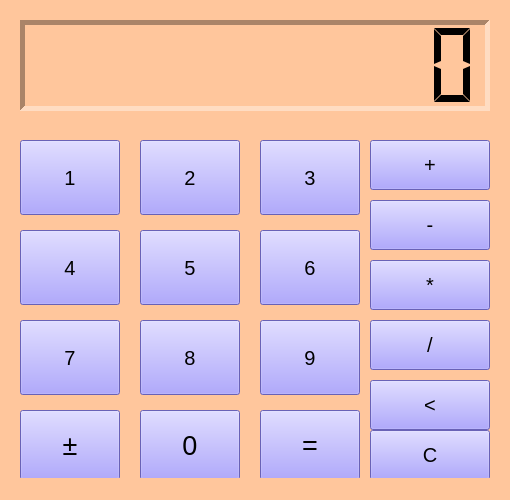
<?xml version="1.0" encoding="UTF-8"?>
<ui version="4.0">
 <class>kalkuliktor</class>
 <widget class="QMainWindow" name="kalkuliktor">
  <property name="geometry">
   <rect>
    <x>0</x>
    <y>0</y>
    <width>510</width>
    <height>500</height>
   </rect>
  </property>
  <property name="windowTitle">
   <string>Калькулятор</string>
  </property>
  <property name="styleSheet">
   <string notr="true">color: rgb(0, 0, 0);
background-color: rgb(255, 198, 156);</string>
  </property>
  <widget class="QWidget" name="centralwidget">
   <property name="palette">
    <palette>
     <active>
      <colorrole role="WindowText">
       <brush brushstyle="SolidPattern">
        <color alpha="255">
         <red>0</red>
         <green>0</green>
         <blue>0</blue>
        </color>
       </brush>
      </colorrole>
      <colorrole role="Button">
       <brush brushstyle="SolidPattern">
        <color alpha="255">
         <red>255</red>
         <green>198</green>
         <blue>156</blue>
        </color>
       </brush>
      </colorrole>
      <colorrole role="Light">
       <brush brushstyle="SolidPattern">
        <color alpha="255">
         <red>127</red>
         <green>213</green>
         <blue>255</blue>
        </color>
       </brush>
      </colorrole>
      <colorrole role="Midlight">
       <brush brushstyle="SolidPattern">
        <color alpha="255">
         <red>63</red>
         <green>191</green>
         <blue>255</blue>
        </color>
       </brush>
      </colorrole>
      <colorrole role="Dark">
       <brush brushstyle="SolidPattern">
        <color alpha="255">
         <red>0</red>
         <green>85</green>
         <blue>127</blue>
        </color>
       </brush>
      </colorrole>
      <colorrole role="Mid">
       <brush brushstyle="SolidPattern">
        <color alpha="255">
         <red>0</red>
         <green>113</green>
         <blue>170</blue>
        </color>
       </brush>
      </colorrole>
      <colorrole role="Text">
       <brush brushstyle="SolidPattern">
        <color alpha="255">
         <red>0</red>
         <green>0</green>
         <blue>0</blue>
        </color>
       </brush>
      </colorrole>
      <colorrole role="BrightText">
       <brush brushstyle="SolidPattern">
        <color alpha="255">
         <red>255</red>
         <green>255</green>
         <blue>255</blue>
        </color>
       </brush>
      </colorrole>
      <colorrole role="ButtonText">
       <brush brushstyle="SolidPattern">
        <color alpha="255">
         <red>0</red>
         <green>0</green>
         <blue>0</blue>
        </color>
       </brush>
      </colorrole>
      <colorrole role="Base">
       <brush brushstyle="SolidPattern">
        <color alpha="255">
         <red>255</red>
         <green>198</green>
         <blue>156</blue>
        </color>
       </brush>
      </colorrole>
      <colorrole role="Window">
       <brush brushstyle="SolidPattern">
        <color alpha="255">
         <red>255</red>
         <green>198</green>
         <blue>156</blue>
        </color>
       </brush>
      </colorrole>
      <colorrole role="Shadow">
       <brush brushstyle="SolidPattern">
        <color alpha="255">
         <red>0</red>
         <green>0</green>
         <blue>0</blue>
        </color>
       </brush>
      </colorrole>
      <colorrole role="AlternateBase">
       <brush brushstyle="SolidPattern">
        <color alpha="255">
         <red>127</red>
         <green>212</green>
         <blue>255</blue>
        </color>
       </brush>
      </colorrole>
      <colorrole role="ToolTipBase">
       <brush brushstyle="SolidPattern">
        <color alpha="255">
         <red>255</red>
         <green>255</green>
         <blue>220</blue>
        </color>
       </brush>
      </colorrole>
      <colorrole role="ToolTipText">
       <brush brushstyle="SolidPattern">
        <color alpha="255">
         <red>0</red>
         <green>0</green>
         <blue>0</blue>
        </color>
       </brush>
      </colorrole>
      <colorrole role="PlaceholderText">
       <brush brushstyle="NoBrush">
        <color alpha="128">
         <red>0</red>
         <green>0</green>
         <blue>0</blue>
        </color>
       </brush>
      </colorrole>
     </active>
     <inactive>
      <colorrole role="WindowText">
       <brush brushstyle="SolidPattern">
        <color alpha="255">
         <red>0</red>
         <green>0</green>
         <blue>0</blue>
        </color>
       </brush>
      </colorrole>
      <colorrole role="Button">
       <brush brushstyle="SolidPattern">
        <color alpha="255">
         <red>255</red>
         <green>198</green>
         <blue>156</blue>
        </color>
       </brush>
      </colorrole>
      <colorrole role="Light">
       <brush brushstyle="SolidPattern">
        <color alpha="255">
         <red>127</red>
         <green>213</green>
         <blue>255</blue>
        </color>
       </brush>
      </colorrole>
      <colorrole role="Midlight">
       <brush brushstyle="SolidPattern">
        <color alpha="255">
         <red>63</red>
         <green>191</green>
         <blue>255</blue>
        </color>
       </brush>
      </colorrole>
      <colorrole role="Dark">
       <brush brushstyle="SolidPattern">
        <color alpha="255">
         <red>0</red>
         <green>85</green>
         <blue>127</blue>
        </color>
       </brush>
      </colorrole>
      <colorrole role="Mid">
       <brush brushstyle="SolidPattern">
        <color alpha="255">
         <red>0</red>
         <green>113</green>
         <blue>170</blue>
        </color>
       </brush>
      </colorrole>
      <colorrole role="Text">
       <brush brushstyle="SolidPattern">
        <color alpha="255">
         <red>0</red>
         <green>0</green>
         <blue>0</blue>
        </color>
       </brush>
      </colorrole>
      <colorrole role="BrightText">
       <brush brushstyle="SolidPattern">
        <color alpha="255">
         <red>255</red>
         <green>255</green>
         <blue>255</blue>
        </color>
       </brush>
      </colorrole>
      <colorrole role="ButtonText">
       <brush brushstyle="SolidPattern">
        <color alpha="255">
         <red>0</red>
         <green>0</green>
         <blue>0</blue>
        </color>
       </brush>
      </colorrole>
      <colorrole role="Base">
       <brush brushstyle="SolidPattern">
        <color alpha="255">
         <red>255</red>
         <green>198</green>
         <blue>156</blue>
        </color>
       </brush>
      </colorrole>
      <colorrole role="Window">
       <brush brushstyle="SolidPattern">
        <color alpha="255">
         <red>255</red>
         <green>198</green>
         <blue>156</blue>
        </color>
       </brush>
      </colorrole>
      <colorrole role="Shadow">
       <brush brushstyle="SolidPattern">
        <color alpha="255">
         <red>0</red>
         <green>0</green>
         <blue>0</blue>
        </color>
       </brush>
      </colorrole>
      <colorrole role="AlternateBase">
       <brush brushstyle="SolidPattern">
        <color alpha="255">
         <red>127</red>
         <green>212</green>
         <blue>255</blue>
        </color>
       </brush>
      </colorrole>
      <colorrole role="ToolTipBase">
       <brush brushstyle="SolidPattern">
        <color alpha="255">
         <red>255</red>
         <green>255</green>
         <blue>220</blue>
        </color>
       </brush>
      </colorrole>
      <colorrole role="ToolTipText">
       <brush brushstyle="SolidPattern">
        <color alpha="255">
         <red>0</red>
         <green>0</green>
         <blue>0</blue>
        </color>
       </brush>
      </colorrole>
      <colorrole role="PlaceholderText">
       <brush brushstyle="NoBrush">
        <color alpha="128">
         <red>0</red>
         <green>0</green>
         <blue>0</blue>
        </color>
       </brush>
      </colorrole>
     </inactive>
     <disabled>
      <colorrole role="WindowText">
       <brush brushstyle="SolidPattern">
        <color alpha="255">
         <red>0</red>
         <green>0</green>
         <blue>0</blue>
        </color>
       </brush>
      </colorrole>
      <colorrole role="Button">
       <brush brushstyle="SolidPattern">
        <color alpha="255">
         <red>255</red>
         <green>198</green>
         <blue>156</blue>
        </color>
       </brush>
      </colorrole>
      <colorrole role="Light">
       <brush brushstyle="SolidPattern">
        <color alpha="255">
         <red>127</red>
         <green>213</green>
         <blue>255</blue>
        </color>
       </brush>
      </colorrole>
      <colorrole role="Midlight">
       <brush brushstyle="SolidPattern">
        <color alpha="255">
         <red>63</red>
         <green>191</green>
         <blue>255</blue>
        </color>
       </brush>
      </colorrole>
      <colorrole role="Dark">
       <brush brushstyle="SolidPattern">
        <color alpha="255">
         <red>0</red>
         <green>85</green>
         <blue>127</blue>
        </color>
       </brush>
      </colorrole>
      <colorrole role="Mid">
       <brush brushstyle="SolidPattern">
        <color alpha="255">
         <red>0</red>
         <green>113</green>
         <blue>170</blue>
        </color>
       </brush>
      </colorrole>
      <colorrole role="Text">
       <brush brushstyle="SolidPattern">
        <color alpha="255">
         <red>0</red>
         <green>0</green>
         <blue>0</blue>
        </color>
       </brush>
      </colorrole>
      <colorrole role="BrightText">
       <brush brushstyle="SolidPattern">
        <color alpha="255">
         <red>255</red>
         <green>255</green>
         <blue>255</blue>
        </color>
       </brush>
      </colorrole>
      <colorrole role="ButtonText">
       <brush brushstyle="SolidPattern">
        <color alpha="255">
         <red>0</red>
         <green>0</green>
         <blue>0</blue>
        </color>
       </brush>
      </colorrole>
      <colorrole role="Base">
       <brush brushstyle="SolidPattern">
        <color alpha="255">
         <red>255</red>
         <green>198</green>
         <blue>156</blue>
        </color>
       </brush>
      </colorrole>
      <colorrole role="Window">
       <brush brushstyle="SolidPattern">
        <color alpha="255">
         <red>255</red>
         <green>198</green>
         <blue>156</blue>
        </color>
       </brush>
      </colorrole>
      <colorrole role="Shadow">
       <brush brushstyle="SolidPattern">
        <color alpha="255">
         <red>0</red>
         <green>0</green>
         <blue>0</blue>
        </color>
       </brush>
      </colorrole>
      <colorrole role="AlternateBase">
       <brush brushstyle="SolidPattern">
        <color alpha="255">
         <red>0</red>
         <green>170</green>
         <blue>255</blue>
        </color>
       </brush>
      </colorrole>
      <colorrole role="ToolTipBase">
       <brush brushstyle="SolidPattern">
        <color alpha="255">
         <red>255</red>
         <green>255</green>
         <blue>220</blue>
        </color>
       </brush>
      </colorrole>
      <colorrole role="ToolTipText">
       <brush brushstyle="SolidPattern">
        <color alpha="255">
         <red>0</red>
         <green>0</green>
         <blue>0</blue>
        </color>
       </brush>
      </colorrole>
      <colorrole role="PlaceholderText">
       <brush brushstyle="NoBrush">
        <color alpha="128">
         <red>0</red>
         <green>0</green>
         <blue>0</blue>
        </color>
       </brush>
      </colorrole>
     </disabled>
    </palette>
   </property>
   <widget class="QPushButton" name="k_1">
    <property name="geometry">
     <rect>
      <x>20</x>
      <y>140</y>
      <width>100</width>
      <height>75</height>
     </rect>
    </property>
    <property name="font">
     <font>
      <pointsize>15</pointsize>
     </font>
    </property>
    <property name="styleSheet">
     <string notr="true">background-color: rgb(147, 137, 255)</string>
    </property>
    <property name="text">
     <string>1</string>
    </property>
   </widget>
   <widget class="QPushButton" name="k_4">
    <property name="geometry">
     <rect>
      <x>20</x>
      <y>230</y>
      <width>100</width>
      <height>75</height>
     </rect>
    </property>
    <property name="font">
     <font>
      <pointsize>15</pointsize>
     </font>
    </property>
    <property name="styleSheet">
     <string notr="true">background-color: rgb(147, 137, 255)</string>
    </property>
    <property name="text">
     <string>4</string>
    </property>
   </widget>
   <widget class="QPushButton" name="k_7">
    <property name="geometry">
     <rect>
      <x>20</x>
      <y>320</y>
      <width>100</width>
      <height>75</height>
     </rect>
    </property>
    <property name="font">
     <font>
      <pointsize>15</pointsize>
     </font>
    </property>
    <property name="styleSheet">
     <string notr="true">background-color: rgb(147, 137, 255)</string>
    </property>
    <property name="text">
     <string>7</string>
    </property>
   </widget>
   <widget class="QPushButton" name="k_3">
    <property name="geometry">
     <rect>
      <x>260</x>
      <y>140</y>
      <width>100</width>
      <height>75</height>
     </rect>
    </property>
    <property name="font">
     <font>
      <pointsize>15</pointsize>
     </font>
    </property>
    <property name="styleSheet">
     <string notr="true">background-color: rgb(147, 137, 255)</string>
    </property>
    <property name="text">
     <string>3</string>
    </property>
   </widget>
   <widget class="QPushButton" name="k_5">
    <property name="geometry">
     <rect>
      <x>140</x>
      <y>230</y>
      <width>100</width>
      <height>75</height>
     </rect>
    </property>
    <property name="font">
     <font>
      <pointsize>15</pointsize>
     </font>
    </property>
    <property name="styleSheet">
     <string notr="true">background-color: rgb(147, 137, 255)</string>
    </property>
    <property name="text">
     <string>5</string>
    </property>
   </widget>
   <widget class="QPushButton" name="k_8">
    <property name="geometry">
     <rect>
      <x>140</x>
      <y>320</y>
      <width>100</width>
      <height>75</height>
     </rect>
    </property>
    <property name="font">
     <font>
      <pointsize>15</pointsize>
     </font>
    </property>
    <property name="styleSheet">
     <string notr="true">background-color: rgb(147, 137, 255)</string>
    </property>
    <property name="text">
     <string>8</string>
    </property>
   </widget>
   <widget class="QPushButton" name="k_2">
    <property name="geometry">
     <rect>
      <x>140</x>
      <y>140</y>
      <width>100</width>
      <height>75</height>
     </rect>
    </property>
    <property name="font">
     <font>
      <pointsize>15</pointsize>
     </font>
    </property>
    <property name="styleSheet">
     <string notr="true">background-color: rgb(147, 137, 255)</string>
    </property>
    <property name="text">
     <string>2</string>
    </property>
   </widget>
   <widget class="QPushButton" name="k_6">
    <property name="geometry">
     <rect>
      <x>260</x>
      <y>230</y>
      <width>100</width>
      <height>75</height>
     </rect>
    </property>
    <property name="font">
     <font>
      <pointsize>15</pointsize>
     </font>
    </property>
    <property name="styleSheet">
     <string notr="true">background-color: rgb(147, 137, 255)</string>
    </property>
    <property name="text">
     <string>6</string>
    </property>
   </widget>
   <widget class="QPushButton" name="k_9">
    <property name="geometry">
     <rect>
      <x>260</x>
      <y>320</y>
      <width>100</width>
      <height>75</height>
     </rect>
    </property>
    <property name="font">
     <font>
      <pointsize>15</pointsize>
     </font>
    </property>
    <property name="styleSheet">
     <string notr="true">background-color: rgb(147, 137, 255)</string>
    </property>
    <property name="text">
     <string>9</string>
    </property>
   </widget>
   <widget class="QPushButton" name="k_sum">
    <property name="geometry">
     <rect>
      <x>370</x>
      <y>140</y>
      <width>120</width>
      <height>50</height>
     </rect>
    </property>
    <property name="font">
     <font>
      <pointsize>15</pointsize>
     </font>
    </property>
    <property name="styleSheet">
     <string notr="true">background-color: rgb(147, 137, 255);</string>
    </property>
    <property name="text">
     <string>+</string>
    </property>
   </widget>
   <widget class="QPushButton" name="k_vich">
    <property name="geometry">
     <rect>
      <x>370</x>
      <y>200</y>
      <width>120</width>
      <height>50</height>
     </rect>
    </property>
    <property name="palette">
     <palette>
      <active>
       <colorrole role="WindowText">
        <brush brushstyle="SolidPattern">
         <color alpha="255">
          <red>0</red>
          <green>0</green>
          <blue>0</blue>
         </color>
        </brush>
       </colorrole>
       <colorrole role="Button">
        <brush brushstyle="SolidPattern">
         <color alpha="255">
          <red>147</red>
          <green>137</green>
          <blue>255</blue>
         </color>
        </brush>
       </colorrole>
       <colorrole role="Light">
        <brush brushstyle="SolidPattern">
         <color alpha="255">
          <red>255</red>
          <green>255</green>
          <blue>127</blue>
         </color>
        </brush>
       </colorrole>
       <colorrole role="Midlight">
        <brush brushstyle="SolidPattern">
         <color alpha="255">
          <red>255</red>
          <green>255</green>
          <blue>63</blue>
         </color>
        </brush>
       </colorrole>
       <colorrole role="Dark">
        <brush brushstyle="SolidPattern">
         <color alpha="255">
          <red>127</red>
          <green>127</green>
          <blue>0</blue>
         </color>
        </brush>
       </colorrole>
       <colorrole role="Mid">
        <brush brushstyle="SolidPattern">
         <color alpha="255">
          <red>170</red>
          <green>170</green>
          <blue>0</blue>
         </color>
        </brush>
       </colorrole>
       <colorrole role="Text">
        <brush brushstyle="SolidPattern">
         <color alpha="255">
          <red>0</red>
          <green>0</green>
          <blue>0</blue>
         </color>
        </brush>
       </colorrole>
       <colorrole role="BrightText">
        <brush brushstyle="SolidPattern">
         <color alpha="255">
          <red>255</red>
          <green>255</green>
          <blue>255</blue>
         </color>
        </brush>
       </colorrole>
       <colorrole role="ButtonText">
        <brush brushstyle="SolidPattern">
         <color alpha="255">
          <red>0</red>
          <green>0</green>
          <blue>0</blue>
         </color>
        </brush>
       </colorrole>
       <colorrole role="Base">
        <brush brushstyle="SolidPattern">
         <color alpha="255">
          <red>147</red>
          <green>137</green>
          <blue>255</blue>
         </color>
        </brush>
       </colorrole>
       <colorrole role="Window">
        <brush brushstyle="SolidPattern">
         <color alpha="255">
          <red>147</red>
          <green>137</green>
          <blue>255</blue>
         </color>
        </brush>
       </colorrole>
       <colorrole role="Shadow">
        <brush brushstyle="SolidPattern">
         <color alpha="255">
          <red>0</red>
          <green>0</green>
          <blue>0</blue>
         </color>
        </brush>
       </colorrole>
       <colorrole role="AlternateBase">
        <brush brushstyle="SolidPattern">
         <color alpha="255">
          <red>255</red>
          <green>255</green>
          <blue>127</blue>
         </color>
        </brush>
       </colorrole>
       <colorrole role="ToolTipBase">
        <brush brushstyle="SolidPattern">
         <color alpha="255">
          <red>255</red>
          <green>255</green>
          <blue>220</blue>
         </color>
        </brush>
       </colorrole>
       <colorrole role="ToolTipText">
        <brush brushstyle="SolidPattern">
         <color alpha="255">
          <red>0</red>
          <green>0</green>
          <blue>0</blue>
         </color>
        </brush>
       </colorrole>
       <colorrole role="PlaceholderText">
        <brush brushstyle="NoBrush">
         <color alpha="128">
          <red>0</red>
          <green>0</green>
          <blue>0</blue>
         </color>
        </brush>
       </colorrole>
      </active>
      <inactive>
       <colorrole role="WindowText">
        <brush brushstyle="SolidPattern">
         <color alpha="255">
          <red>0</red>
          <green>0</green>
          <blue>0</blue>
         </color>
        </brush>
       </colorrole>
       <colorrole role="Button">
        <brush brushstyle="SolidPattern">
         <color alpha="255">
          <red>147</red>
          <green>137</green>
          <blue>255</blue>
         </color>
        </brush>
       </colorrole>
       <colorrole role="Light">
        <brush brushstyle="SolidPattern">
         <color alpha="255">
          <red>255</red>
          <green>255</green>
          <blue>127</blue>
         </color>
        </brush>
       </colorrole>
       <colorrole role="Midlight">
        <brush brushstyle="SolidPattern">
         <color alpha="255">
          <red>255</red>
          <green>255</green>
          <blue>63</blue>
         </color>
        </brush>
       </colorrole>
       <colorrole role="Dark">
        <brush brushstyle="SolidPattern">
         <color alpha="255">
          <red>127</red>
          <green>127</green>
          <blue>0</blue>
         </color>
        </brush>
       </colorrole>
       <colorrole role="Mid">
        <brush brushstyle="SolidPattern">
         <color alpha="255">
          <red>170</red>
          <green>170</green>
          <blue>0</blue>
         </color>
        </brush>
       </colorrole>
       <colorrole role="Text">
        <brush brushstyle="SolidPattern">
         <color alpha="255">
          <red>0</red>
          <green>0</green>
          <blue>0</blue>
         </color>
        </brush>
       </colorrole>
       <colorrole role="BrightText">
        <brush brushstyle="SolidPattern">
         <color alpha="255">
          <red>255</red>
          <green>255</green>
          <blue>255</blue>
         </color>
        </brush>
       </colorrole>
       <colorrole role="ButtonText">
        <brush brushstyle="SolidPattern">
         <color alpha="255">
          <red>0</red>
          <green>0</green>
          <blue>0</blue>
         </color>
        </brush>
       </colorrole>
       <colorrole role="Base">
        <brush brushstyle="SolidPattern">
         <color alpha="255">
          <red>147</red>
          <green>137</green>
          <blue>255</blue>
         </color>
        </brush>
       </colorrole>
       <colorrole role="Window">
        <brush brushstyle="SolidPattern">
         <color alpha="255">
          <red>147</red>
          <green>137</green>
          <blue>255</blue>
         </color>
        </brush>
       </colorrole>
       <colorrole role="Shadow">
        <brush brushstyle="SolidPattern">
         <color alpha="255">
          <red>0</red>
          <green>0</green>
          <blue>0</blue>
         </color>
        </brush>
       </colorrole>
       <colorrole role="AlternateBase">
        <brush brushstyle="SolidPattern">
         <color alpha="255">
          <red>255</red>
          <green>255</green>
          <blue>127</blue>
         </color>
        </brush>
       </colorrole>
       <colorrole role="ToolTipBase">
        <brush brushstyle="SolidPattern">
         <color alpha="255">
          <red>255</red>
          <green>255</green>
          <blue>220</blue>
         </color>
        </brush>
       </colorrole>
       <colorrole role="ToolTipText">
        <brush brushstyle="SolidPattern">
         <color alpha="255">
          <red>0</red>
          <green>0</green>
          <blue>0</blue>
         </color>
        </brush>
       </colorrole>
       <colorrole role="PlaceholderText">
        <brush brushstyle="NoBrush">
         <color alpha="128">
          <red>0</red>
          <green>0</green>
          <blue>0</blue>
         </color>
        </brush>
       </colorrole>
      </inactive>
      <disabled>
       <colorrole role="WindowText">
        <brush brushstyle="SolidPattern">
         <color alpha="255">
          <red>0</red>
          <green>0</green>
          <blue>0</blue>
         </color>
        </brush>
       </colorrole>
       <colorrole role="Button">
        <brush brushstyle="SolidPattern">
         <color alpha="255">
          <red>147</red>
          <green>137</green>
          <blue>255</blue>
         </color>
        </brush>
       </colorrole>
       <colorrole role="Light">
        <brush brushstyle="SolidPattern">
         <color alpha="255">
          <red>255</red>
          <green>255</green>
          <blue>127</blue>
         </color>
        </brush>
       </colorrole>
       <colorrole role="Midlight">
        <brush brushstyle="SolidPattern">
         <color alpha="255">
          <red>255</red>
          <green>255</green>
          <blue>63</blue>
         </color>
        </brush>
       </colorrole>
       <colorrole role="Dark">
        <brush brushstyle="SolidPattern">
         <color alpha="255">
          <red>127</red>
          <green>127</green>
          <blue>0</blue>
         </color>
        </brush>
       </colorrole>
       <colorrole role="Mid">
        <brush brushstyle="SolidPattern">
         <color alpha="255">
          <red>170</red>
          <green>170</green>
          <blue>0</blue>
         </color>
        </brush>
       </colorrole>
       <colorrole role="Text">
        <brush brushstyle="SolidPattern">
         <color alpha="255">
          <red>0</red>
          <green>0</green>
          <blue>0</blue>
         </color>
        </brush>
       </colorrole>
       <colorrole role="BrightText">
        <brush brushstyle="SolidPattern">
         <color alpha="255">
          <red>255</red>
          <green>255</green>
          <blue>255</blue>
         </color>
        </brush>
       </colorrole>
       <colorrole role="ButtonText">
        <brush brushstyle="SolidPattern">
         <color alpha="255">
          <red>0</red>
          <green>0</green>
          <blue>0</blue>
         </color>
        </brush>
       </colorrole>
       <colorrole role="Base">
        <brush brushstyle="SolidPattern">
         <color alpha="255">
          <red>147</red>
          <green>137</green>
          <blue>255</blue>
         </color>
        </brush>
       </colorrole>
       <colorrole role="Window">
        <brush brushstyle="SolidPattern">
         <color alpha="255">
          <red>147</red>
          <green>137</green>
          <blue>255</blue>
         </color>
        </brush>
       </colorrole>
       <colorrole role="Shadow">
        <brush brushstyle="SolidPattern">
         <color alpha="255">
          <red>0</red>
          <green>0</green>
          <blue>0</blue>
         </color>
        </brush>
       </colorrole>
       <colorrole role="AlternateBase">
        <brush brushstyle="SolidPattern">
         <color alpha="255">
          <red>255</red>
          <green>255</green>
          <blue>0</blue>
         </color>
        </brush>
       </colorrole>
       <colorrole role="ToolTipBase">
        <brush brushstyle="SolidPattern">
         <color alpha="255">
          <red>255</red>
          <green>255</green>
          <blue>220</blue>
         </color>
        </brush>
       </colorrole>
       <colorrole role="ToolTipText">
        <brush brushstyle="SolidPattern">
         <color alpha="255">
          <red>0</red>
          <green>0</green>
          <blue>0</blue>
         </color>
        </brush>
       </colorrole>
       <colorrole role="PlaceholderText">
        <brush brushstyle="NoBrush">
         <color alpha="128">
          <red>0</red>
          <green>0</green>
          <blue>0</blue>
         </color>
        </brush>
       </colorrole>
      </disabled>
     </palette>
    </property>
    <property name="font">
     <font>
      <pointsize>15</pointsize>
     </font>
    </property>
    <property name="styleSheet">
     <string notr="true">background-color: rgb(147, 137, 255)</string>
    </property>
    <property name="text">
     <string>-</string>
    </property>
   </widget>
   <widget class="QPushButton" name="k_mnog">
    <property name="geometry">
     <rect>
      <x>370</x>
      <y>260</y>
      <width>120</width>
      <height>50</height>
     </rect>
    </property>
    <property name="font">
     <font>
      <pointsize>15</pointsize>
     </font>
    </property>
    <property name="styleSheet">
     <string notr="true">background-color: rgb(147, 137, 255)</string>
    </property>
    <property name="text">
     <string>*</string>
    </property>
   </widget>
   <widget class="QPushButton" name="k_del">
    <property name="geometry">
     <rect>
      <x>370</x>
      <y>320</y>
      <width>120</width>
      <height>50</height>
     </rect>
    </property>
    <property name="font">
     <font>
      <pointsize>15</pointsize>
     </font>
    </property>
    <property name="styleSheet">
     <string notr="true">background-color: rgb(147, 137, 255)</string>
    </property>
    <property name="text">
     <string>/</string>
    </property>
   </widget>
   <widget class="QPushButton" name="k_stir">
    <property name="geometry">
     <rect>
      <x>370</x>
      <y>380</y>
      <width>120</width>
      <height>50</height>
     </rect>
    </property>
    <property name="font">
     <font>
      <pointsize>15</pointsize>
     </font>
    </property>
    <property name="styleSheet">
     <string notr="true">background-color: rgb(147, 137, 255)</string>
    </property>
    <property name="text">
     <string>&lt;</string>
    </property>
   </widget>
   <widget class="QPushButton" name="k_num">
    <property name="geometry">
     <rect>
      <x>20</x>
      <y>410</y>
      <width>100</width>
      <height>70</height>
     </rect>
    </property>
    <property name="font">
     <font>
      <pointsize>20</pointsize>
     </font>
    </property>
    <property name="styleSheet">
     <string notr="true">background-color: rgb(147, 137, 255)</string>
    </property>
    <property name="text">
     <string>±</string>
    </property>
   </widget>
   <widget class="QPushButton" name="k_0">
    <property name="geometry">
     <rect>
      <x>140</x>
      <y>410</y>
      <width>100</width>
      <height>70</height>
     </rect>
    </property>
    <property name="font">
     <font>
      <pointsize>20</pointsize>
     </font>
    </property>
    <property name="styleSheet">
     <string notr="true">background-color: rgb(147, 137, 255)</string>
    </property>
    <property name="text">
     <string>0</string>
    </property>
   </widget>
   <widget class="QPushButton" name="k_result">
    <property name="geometry">
     <rect>
      <x>260</x>
      <y>410</y>
      <width>100</width>
      <height>70</height>
     </rect>
    </property>
    <property name="font">
     <font>
      <pointsize>20</pointsize>
     </font>
    </property>
    <property name="styleSheet">
     <string notr="true">background-color: rgb(147, 137, 255)</string>
    </property>
    <property name="text">
     <string>=</string>
    </property>
   </widget>
   <widget class="QPushButton" name="k_clear">
    <property name="geometry">
     <rect>
      <x>370</x>
      <y>430</y>
      <width>120</width>
      <height>50</height>
     </rect>
    </property>
    <property name="font">
     <font>
      <pointsize>15</pointsize>
     </font>
    </property>
    <property name="styleSheet">
     <string notr="true">background-color: rgb(147, 137, 255)</string>
    </property>
    <property name="text">
     <string>C</string>
    </property>
   </widget>
   <widget class="QLCDNumber" name="lcdNumber">
    <property name="geometry">
     <rect>
      <x>20</x>
      <y>20</y>
      <width>470</width>
      <height>91</height>
     </rect>
    </property>
    <property name="autoFillBackground">
     <bool>false</bool>
    </property>
    <property name="frameShape">
     <enum>QFrame::Panel</enum>
    </property>
    <property name="frameShadow">
     <enum>QFrame::Sunken</enum>
    </property>
    <property name="lineWidth">
     <number>5</number>
    </property>
    <property name="digitCount">
     <number>10</number>
    </property>
    <property name="mode">
     <enum>QLCDNumber::Dec</enum>
    </property>
    <property name="segmentStyle">
     <enum>QLCDNumber::Flat</enum>
    </property>
   </widget>
  </widget>
  <widget class="QStatusBar" name="statusbar"/>
 </widget>
 <resources/>
 <connections/>
</ui>
